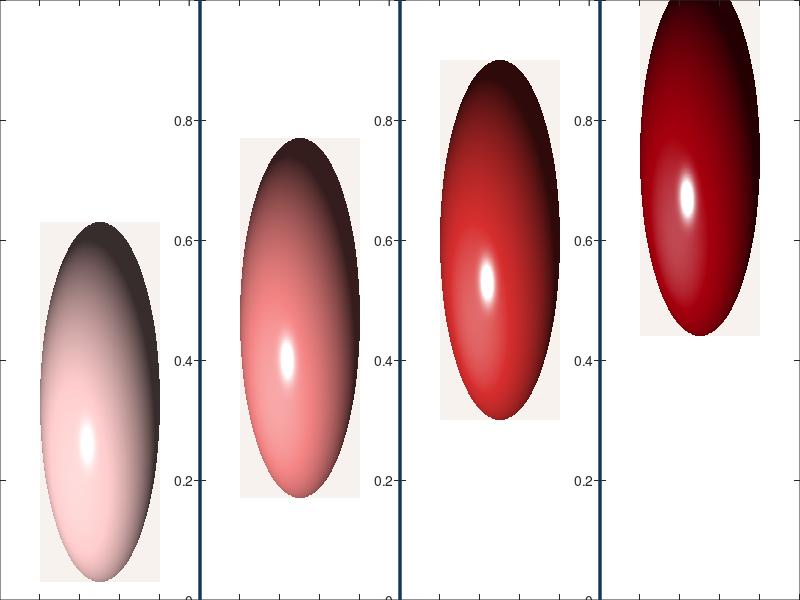
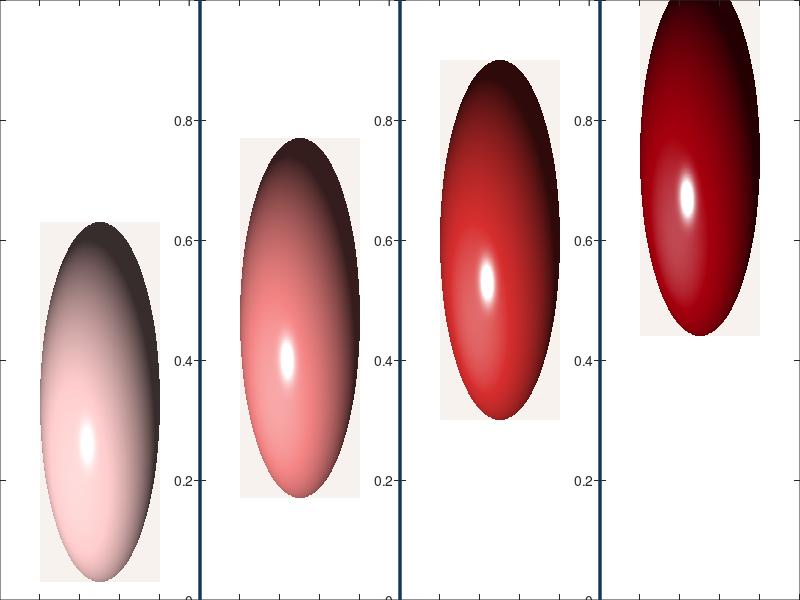

Write MATLAB code to recreate these figures, in order.
% plot_sphere_panel.m — 4-panel figure with Phong-shaded gradient spheres
cd(fileparts(mfilename('fullpath')));

% ╔══════════════════════════════════════════════════════════════════════════╗
% ║                        USER SETTINGS                                    ║
% ╠══════════════════════════════════════════════════════════════════════════╣
output_dir    = 'sphere_fig';
fig_width_cm  = 20;
fig_height_cm = 10;
png_dpi       = 300;
N             = 500;            % sphere grid resolution

bg_color      = [0.97 0.95 0.93];   % warm cream
divider_color = [0.08 0.22 0.35];   % dark teal
divider_lw    = 2.5;

sphere_r      = 0.30;           % sphere radius as fraction of panel height
sphere_y      = [0.33 0.47 0.60 0.74];   % diagonal low → high

% Red shades weak → strong (redblue palette)
red_peak = [
    1.00, 0.80, 0.80;
    0.96, 0.52, 0.52;
    0.84, 0.18, 0.18;
    0.65, 0.00, 0.05;
];

% Phong parameters
light_dir  = [-0.50, -0.55, 1.00];
k_ambient  = 0.10;
k_diffuse  = 0.65;
k_specular = 0.55;
shininess  = 38;
% ╚══════════════════════════════════════════════════════════════════════════╝

if ~exist(output_dir, 'dir'), mkdir(output_dir); end

% ── Sphere geometry & lighting (shared) ───────────────────────────────────
[X, Y] = meshgrid(linspace(-1,1,N), linspace(-1,1,N));
R2   = X.^2 + Y.^2;
mask = R2 < 1;
Nz   = sqrt(max(0, 1 - R2));

Lv     = light_dir / norm(light_dir);
dot_LN = X*Lv(1) + Y*Lv(2) + Nz*Lv(3);
Id     = max(0, dot_LN);
Rz     = 2*dot_LN.*Nz - Lv(3);
Is     = max(0, Rz).^shininess;
I      = k_ambient + k_diffuse*Id + k_specular*Is;

% ── Figure ────────────────────────────────────────────────────────────────
fig = figure('Units', 'centimeters', ...
             'Position', [2 2 fig_width_cm fig_height_cm], ...
             'PaperUnits', 'centimeters', ...
             'PaperSize',  [fig_width_cm fig_height_cm], ...
             'Color', bg_color);

panel_w = 1 / 4;

for k = 1:4
    rc     = red_peak(k, :);
    dark_c = 0.08 * rc;

    % Build per-pixel RGB; outside sphere = bg_color (seamless blend)
    sphere_img = zeros(N, N, 3);
    for ch = 1:3
        t_base = 0.65;
        t1 = min(max(I / t_base, 0), 1);
        channel = dark_c(ch)*(1 - t1) + rc(ch)*t1;

        t2 = min(max((I - t_base) / (1 - t_base), 0), 1);
        channel = channel.*(1 - t2) + t2;

        channel(~mask) = bg_color(ch);
        sphere_img(:,:,ch) = channel;
    end

    % Panel axes
    px = (k-1) * panel_w;
    ax = axes('Parent', fig, ...
              'Position',  [px, 0, panel_w, 1], ...
              'Color',     bg_color, ...
              'XColor',    'none', ...
              'YColor',    'none', ...
              'XLim',      [0 1], ...
              'YLim',      [0 1], ...
              'YDir',      'normal');

    imagesc(ax, ...
        [0.5 - sphere_r, 0.5 + sphere_r], ...
        [sphere_y(k) - sphere_r, sphere_y(k) + sphere_r], ...
        sphere_img);
    set(ax, 'YDir', 'normal', 'XLim', [0 1], 'YLim', [0 1]);
end

% Vertical dividers
for k = 1:3
    xp = k * panel_w;
    annotation(fig, 'line', [xp xp], [0 1], ...
        'Color', divider_color, 'LineWidth', divider_lw);
end

% ── Export ────────────────────────────────────────────────────────────────
out = fullfile(output_dir, 'sphere_panel');
exportgraphics(fig, [out '.pdf'], 'ContentType', 'vector', 'BackgroundColor', bg_color);
exportgraphics(fig, [out '.png'], 'Resolution', png_dpi,   'BackgroundColor', bg_color);
fprintf('Saved: %s  (.pdf / .png)\n', out);
